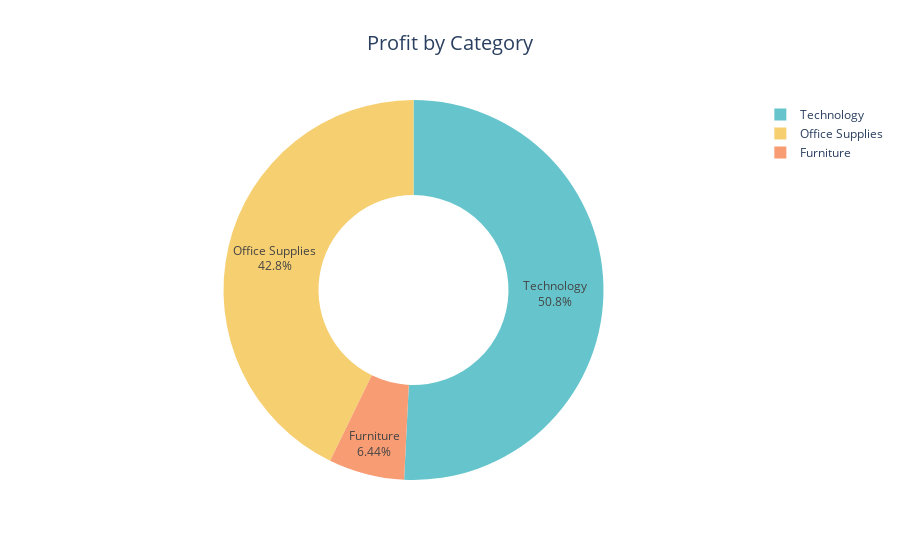

Write notebook code for a chart like this one.
### Code cell
# Analysis of profit by category

profit_by_category = df.groupby('Category')['Profit'].sum().reset_index()

fig = px.pie(profit_by_category,
                values='Profit',
                names='Category',
                hole=0.5,
                title='Profit by Category',
                color_discrete_sequence=px.colors.qualitative.Pastel)

fig.update_traces(textposition='inside', textinfo='percent+label')

fig.update_layout(title_text='Profit by Category', title_font = dict(size=20), title_x=0.5)

fig.show()

### Figure 1 — Plotly figure (JSON) as saved in the notebook; plotly's stock layout.template omitted (floating-point values rounded to 4 significant figures)
{"data": [{"domain": {"x": [0, 1], "y": [0, 1]}, "hole": 0.5, "hovertemplate": "Category=%{label}<br>Profit=%{value}<extra></extra>", "labels": ["Furniture", "Office Supplies", "Technology"], "legendgroup": "", "name": "", "showlegend": true, "textinfo": "percent+label", "textposition": "inside", "type": "pie", "values": [18450.0, 122500.0, 145500.0]}], "layout": {"legend": {"tracegroupgap": 0}, "piecolorway": ["rgb(102, 197, 204)", "rgb(246, 207, 113)", "rgb(248, 156, 116)", "rgb(220, 176, 242)", "rgb(135, 197, 95)", "rgb(158, 185, 243)", "rgb(254, 136, 177)", "rgb(201, 219, 116)", "rgb(139, 224, 164)", "rgb(180, 151, 231)", "rgb(179, 179, 179)"], "title": {"font": {"size": 20}, "text": "Profit by Category", "x": 0.5}}}
